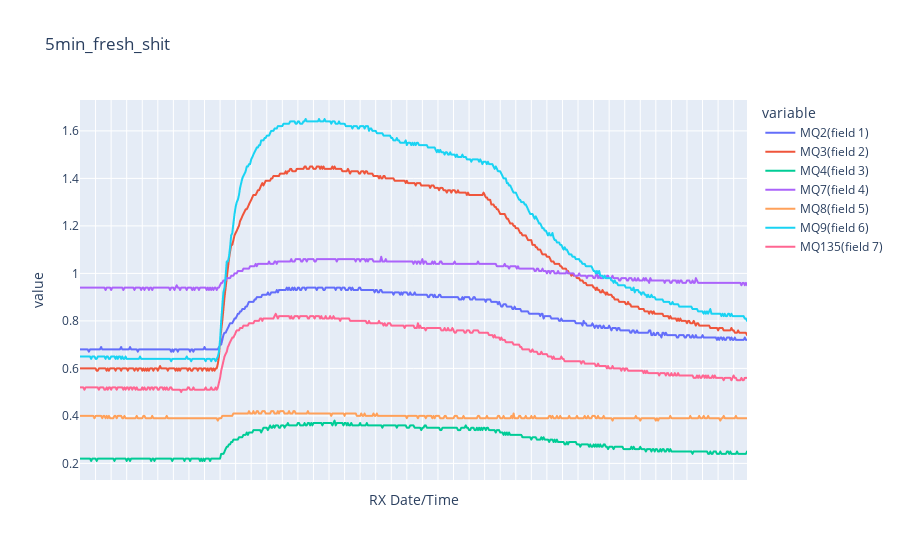
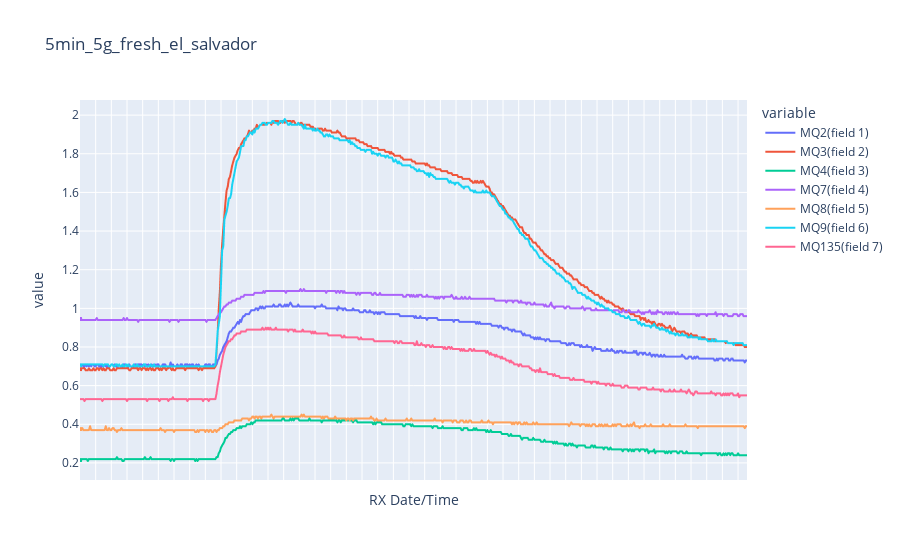

Notebook code for these charts, in order:
### Code cell
# show_chart('sanitiser')
# show_chart('10g_semi-fresh_coffee')
# show_chart('10g_fresh_cheap')
# show_chart('less_coffee')
# show_chart('03_25_17-58_old_ground_2_pumps')
show_chart('5min_fresh_shit')
show_chart('5min_5g_fresh_el_salvador')

### Figure 1 — Plotly figure (JSON) as saved in the notebook; plotly's stock layout.template omitted (floating-point values rounded to 4 significant figures; data arrays with more than 128 entries replaced by an {"elided": "..."} marker saying what was removed)
{"data": [{"hovertemplate": "variable=MQ2(field 1)<br>RX Date/Time=%{x}<br>value=%{y}<extra></extra>", "legendgroup": "MQ2(field 1)", "line": {"color": "#636efa", "dash": "solid"}, "mode": "lines", "name": "MQ2(field 1)", "showlegend": true, "type": "scattergl", "x": {"elided": "602 str values"}, "xaxis": "x", "y": {"elided": "602 float values"}, "yaxis": "y"}, {"hovertemplate": "variable=MQ3(field 2)<br>RX Date/Time=%{x}<br>value=%{y}<extra></extra>", "legendgroup": "MQ3(field 2)", "line": {"color": "#EF553B", "dash": "solid"}, "mode": "lines", "name": "MQ3(field 2)", "showlegend": true, "type": "scattergl", "x": {"elided": "602 str values"}, "xaxis": "x", "y": {"elided": "602 float values"}, "yaxis": "y"}, {"hovertemplate": "variable=MQ4(field 3)<br>RX Date/Time=%{x}<br>value=%{y}<extra></extra>", "legendgroup": "MQ4(field 3)", "line": {"color": "#00cc96", "dash": "solid"}, "mode": "lines", "name": "MQ4(field 3)", "showlegend": true, "type": "scattergl", "x": {"elided": "602 str values"}, "xaxis": "x", "y": {"elided": "602 float values"}, "yaxis": "y"}, {"hovertemplate": "variable=MQ7(field 4)<br>RX Date/Time=%{x}<br>value=%{y}<extra></extra>", "legendgroup": "MQ7(field 4)", "line": {"color": "#ab63fa", "dash": "solid"}, "mode": "lines", "name": "MQ7(field 4)", "showlegend": true, "type": "scattergl", "x": {"elided": "602 str values"}, "xaxis": "x", "y": {"elided": "602 float values"}, "yaxis": "y"}, {"hovertemplate": "variable=MQ8(field 5)<br>RX Date/Time=%{x}<br>value=%{y}<extra></extra>", "legendgroup": "MQ8(field 5)", "line": {"color": "#FFA15A", "dash": "solid"}, "mode": "lines", "name": "MQ8(field 5)", "showlegend": true, "type": "scattergl", "x": {"elided": "602 str values"}, "xaxis": "x", "y": {"elided": "602 float values"}, "yaxis": "y"}, {"hovertemplate": "variable=MQ9(field 6)<br>RX Date/Time=%{x}<br>value=%{y}<extra></extra>", "legendgroup": "MQ9(field 6)", "line": {"color": "#19d3f3", "dash": "solid"}, "mode": "lines", "name": "MQ9(field 6)", "showlegend": true, "type": "scattergl", "x": {"elided": "602 str values"}, "xaxis": "x", "y": {"elided": "602 float values"}, "yaxis": "y"}, {"hovertemplate": "variable=MQ135(field 7)<br>RX Date/Time=%{x}<br>value=%{y}<extra></extra>", "legendgroup": "MQ135(field 7)", "line": {"color": "#FF6692", "dash": "solid"}, "mode": "lines", "name": "MQ135(field 7)", "showlegend": true, "type": "scattergl", "x": {"elided": "602 str values"}, "xaxis": "x", "y": {"elided": "602 float values"}, "yaxis": "y"}], "layout": {"autosize": true, "legend": {"title": {"text": "variable"}, "tracegroupgap": 0}, "title": {"text": "5min_fresh_shit"}, "xaxis": {"anchor": "y", "autorange": true, "domain": [0, 1], "range": [0, 600], "showticklabels": false, "title": {"text": "RX Date/Time"}, "type": "category"}, "yaxis": {"anchor": "x", "autorange": true, "domain": [0, 1], "range": [0.13, 1.73], "title": {"text": "value"}, "type": "linear"}}}

### Figure 2 — Plotly figure (JSON) as saved in the notebook; plotly's stock layout.template omitted (floating-point values rounded to 4 significant figures; data arrays with more than 128 entries replaced by an {"elided": "..."} marker saying what was removed)
{"data": [{"hovertemplate": "variable=MQ2(field 1)<br>RX Date/Time=%{x}<br>value=%{y}<extra></extra>", "legendgroup": "MQ2(field 1)", "line": {"color": "#636efa", "dash": "solid"}, "mode": "lines", "name": "MQ2(field 1)", "showlegend": true, "type": "scattergl", "x": {"elided": "600 str values"}, "xaxis": "x", "y": {"elided": "600 float values"}, "yaxis": "y"}, {"hovertemplate": "variable=MQ3(field 2)<br>RX Date/Time=%{x}<br>value=%{y}<extra></extra>", "legendgroup": "MQ3(field 2)", "line": {"color": "#EF553B", "dash": "solid"}, "mode": "lines", "name": "MQ3(field 2)", "showlegend": true, "type": "scattergl", "x": {"elided": "600 str values"}, "xaxis": "x", "y": {"elided": "600 float values"}, "yaxis": "y"}, {"hovertemplate": "variable=MQ4(field 3)<br>RX Date/Time=%{x}<br>value=%{y}<extra></extra>", "legendgroup": "MQ4(field 3)", "line": {"color": "#00cc96", "dash": "solid"}, "mode": "lines", "name": "MQ4(field 3)", "showlegend": true, "type": "scattergl", "x": {"elided": "600 str values"}, "xaxis": "x", "y": {"elided": "600 float values"}, "yaxis": "y"}, {"hovertemplate": "variable=MQ7(field 4)<br>RX Date/Time=%{x}<br>value=%{y}<extra></extra>", "legendgroup": "MQ7(field 4)", "line": {"color": "#ab63fa", "dash": "solid"}, "mode": "lines", "name": "MQ7(field 4)", "showlegend": true, "type": "scattergl", "x": {"elided": "600 str values"}, "xaxis": "x", "y": {"elided": "600 float values"}, "yaxis": "y"}, {"hovertemplate": "variable=MQ8(field 5)<br>RX Date/Time=%{x}<br>value=%{y}<extra></extra>", "legendgroup": "MQ8(field 5)", "line": {"color": "#FFA15A", "dash": "solid"}, "mode": "lines", "name": "MQ8(field 5)", "showlegend": true, "type": "scattergl", "x": {"elided": "600 str values"}, "xaxis": "x", "y": {"elided": "600 float values"}, "yaxis": "y"}, {"hovertemplate": "variable=MQ9(field 6)<br>RX Date/Time=%{x}<br>value=%{y}<extra></extra>", "legendgroup": "MQ9(field 6)", "line": {"color": "#19d3f3", "dash": "solid"}, "mode": "lines", "name": "MQ9(field 6)", "showlegend": true, "type": "scattergl", "x": {"elided": "600 str values"}, "xaxis": "x", "y": {"elided": "600 float values"}, "yaxis": "y"}, {"hovertemplate": "variable=MQ135(field 7)<br>RX Date/Time=%{x}<br>value=%{y}<extra></extra>", "legendgroup": "MQ135(field 7)", "line": {"color": "#FF6692", "dash": "solid"}, "mode": "lines", "name": "MQ135(field 7)", "showlegend": true, "type": "scattergl", "x": {"elided": "600 str values"}, "xaxis": "x", "y": {"elided": "600 float values"}, "yaxis": "y"}], "layout": {"autosize": true, "legend": {"title": {"text": "variable"}, "tracegroupgap": 0}, "title": {"text": "5min_5g_fresh_el_salvador"}, "xaxis": {"anchor": "y", "autorange": true, "domain": [0, 1], "range": [0, 596], "showticklabels": false, "title": {"text": "RX Date/Time"}, "type": "category"}, "yaxis": {"anchor": "x", "autorange": true, "domain": [0, 1], "range": [0.1117, 2.078], "title": {"text": "value"}, "type": "linear"}}}
